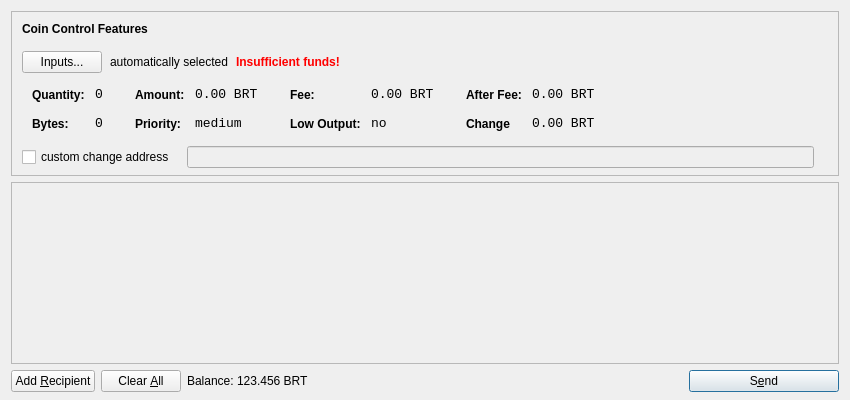
<?xml version="1.0" encoding="UTF-8"?>
<ui version="4.0">
 <class>SendCoinsDialog</class>
 <widget class="QDialog" name="SendCoinsDialog">
  <property name="geometry">
   <rect>
    <x>0</x>
    <y>0</y>
    <width>850</width>
    <height>400</height>
   </rect>
  </property>
  <property name="windowTitle">
   <string>Send Coins</string>
  </property>
  <layout class="QVBoxLayout" name="verticalLayout" stretch="0,1,0">
   <property name="bottomMargin">
    <number>8</number>
   </property>
   <item>
    <widget class="QFrame" name="frameCoinControl">
     <property name="sizePolicy">
      <sizepolicy hsizetype="Expanding" vsizetype="Expanding">
       <horstretch>0</horstretch>
       <verstretch>0</verstretch>
      </sizepolicy>
     </property>
     <property name="maximumSize">
      <size>
       <width>16777215</width>
       <height>16777215</height>
      </size>
     </property>
     <property name="frameShape">
      <enum>QFrame::StyledPanel</enum>
     </property>
     <property name="frameShadow">
      <enum>QFrame::Sunken</enum>
     </property>
     <layout class="QVBoxLayout" name="verticalLayoutCoinControl2">
      <property name="spacing">
       <number>-1</number>
      </property>
      <property name="leftMargin">
       <number>0</number>
      </property>
      <property name="topMargin">
       <number>0</number>
      </property>
      <property name="rightMargin">
       <number>0</number>
      </property>
      <property name="bottomMargin">
       <number>6</number>
      </property>
      <item>
       <layout class="QVBoxLayout" name="verticalLayoutCoinControl" stretch="0,0,0,0,1">
        <property name="spacing">
         <number>0</number>
        </property>
        <property name="leftMargin">
         <number>10</number>
        </property>
        <property name="topMargin">
         <number>10</number>
        </property>
        <item>
         <layout class="QHBoxLayout" name="horizontalLayoutCoinControl1">
          <property name="bottomMargin">
           <number>15</number>
          </property>
          <item>
           <widget class="QLabel" name="labelCoinControlFeatures">
            <property name="sizePolicy">
             <sizepolicy hsizetype="Preferred" vsizetype="Maximum">
              <horstretch>0</horstretch>
              <verstretch>0</verstretch>
             </sizepolicy>
            </property>
            <property name="font">
             <font>
              <weight>75</weight>
              <bold>true</bold>
             </font>
            </property>
            <property name="styleSheet">
             <string notr="true">font-weight:bold;</string>
            </property>
            <property name="text">
             <string>Coin Control Features</string>
            </property>
           </widget>
          </item>
         </layout>
        </item>
        <item>
         <layout class="QHBoxLayout" name="horizontalLayoutCoinControl2" stretch="0,0,0,0">
          <property name="spacing">
           <number>8</number>
          </property>
          <property name="bottomMargin">
           <number>10</number>
          </property>
          <item>
           <widget class="QPushButton" name="pushButtonCoinControl">
            <property name="styleSheet">
             <string notr="true"/>
            </property>
            <property name="text">
             <string>Inputs...</string>
            </property>
           </widget>
          </item>
          <item>
           <widget class="QLabel" name="labelCoinControlAutomaticallySelected">
            <property name="text">
             <string>automatically selected</string>
            </property>
            <property name="margin">
             <number>5</number>
            </property>
           </widget>
          </item>
          <item>
           <widget class="QLabel" name="labelCoinControlInsuffFunds">
            <property name="font">
             <font>
              <weight>75</weight>
              <bold>true</bold>
             </font>
            </property>
            <property name="styleSheet">
             <string notr="true">color:red;font-weight:bold;</string>
            </property>
            <property name="text">
             <string>Insufficient funds!</string>
            </property>
            <property name="margin">
             <number>5</number>
            </property>
           </widget>
          </item>
          <item>
           <spacer name="horizontalSpacerCoinControl">
            <property name="orientation">
             <enum>Qt::Horizontal</enum>
            </property>
            <property name="sizeHint" stdset="0">
             <size>
              <width>40</width>
              <height>1</height>
             </size>
            </property>
           </spacer>
          </item>
         </layout>
        </item>
        <item>
         <widget class="QWidget" name="widgetCoinControl" native="true">
          <property name="sizePolicy">
           <sizepolicy hsizetype="Preferred" vsizetype="Preferred">
            <horstretch>0</horstretch>
            <verstretch>0</verstretch>
           </sizepolicy>
          </property>
          <property name="minimumSize">
           <size>
            <width>0</width>
            <height>0</height>
           </size>
          </property>
          <property name="styleSheet">
           <string notr="true"/>
          </property>
          <layout class="QHBoxLayout" name="horizontalLayoutCoinControl5">
           <property name="margin">
            <number>0</number>
           </property>
           <item>
            <layout class="QHBoxLayout" name="horizontalLayoutCoinControl3" stretch="0,0,0,1">
             <property name="spacing">
              <number>20</number>
             </property>
             <property name="topMargin">
              <number>0</number>
             </property>
             <property name="bottomMargin">
              <number>10</number>
             </property>
             <item>
              <layout class="QFormLayout" name="formLayoutCoinControl1">
               <property name="horizontalSpacing">
                <number>10</number>
               </property>
               <property name="verticalSpacing">
                <number>14</number>
               </property>
               <property name="leftMargin">
                <number>10</number>
               </property>
               <property name="topMargin">
                <number>4</number>
               </property>
               <property name="rightMargin">
                <number>6</number>
               </property>
               <item row="0" column="0">
                <widget class="QLabel" name="labelCoinControlQuantityText">
                 <property name="styleSheet">
                  <string notr="true">font-weight:bold;</string>
                 </property>
                 <property name="text">
                  <string>Quantity:</string>
                 </property>
                 <property name="margin">
                  <number>0</number>
                 </property>
                </widget>
               </item>
               <item row="0" column="1">
                <widget class="QLabel" name="labelCoinControlQuantity">
                 <property name="font">
                  <font>
                   <family>Monospace</family>
                   <pointsize>10</pointsize>
                  </font>
                 </property>
                 <property name="cursor">
                  <cursorShape>IBeamCursor</cursorShape>
                 </property>
                 <property name="contextMenuPolicy">
                  <enum>Qt::ActionsContextMenu</enum>
                 </property>
                 <property name="text">
                  <string>0</string>
                 </property>
                 <property name="margin">
                  <number>0</number>
                 </property>
                 <property name="textInteractionFlags">
                  <set>Qt::LinksAccessibleByMouse|Qt::TextSelectableByKeyboard|Qt::TextSelectableByMouse</set>
                 </property>
                </widget>
               </item>
               <item row="1" column="0">
                <widget class="QLabel" name="labelCoinControlBytesText">
                 <property name="styleSheet">
                  <string notr="true">font-weight:bold;</string>
                 </property>
                 <property name="text">
                  <string>Bytes:</string>
                 </property>
                </widget>
               </item>
               <item row="1" column="1">
                <widget class="QLabel" name="labelCoinControlBytes">
                 <property name="font">
                  <font>
                   <family>Monospace</family>
                   <pointsize>10</pointsize>
                  </font>
                 </property>
                 <property name="cursor">
                  <cursorShape>IBeamCursor</cursorShape>
                 </property>
                 <property name="contextMenuPolicy">
                  <enum>Qt::ActionsContextMenu</enum>
                 </property>
                 <property name="text">
                  <string>0</string>
                 </property>
                 <property name="textInteractionFlags">
                  <set>Qt::LinksAccessibleByMouse|Qt::TextSelectableByKeyboard|Qt::TextSelectableByMouse</set>
                 </property>
                </widget>
               </item>
              </layout>
             </item>
             <item>
              <layout class="QFormLayout" name="formLayoutCoinControl2">
               <property name="horizontalSpacing">
                <number>10</number>
               </property>
               <property name="verticalSpacing">
                <number>14</number>
               </property>
               <property name="leftMargin">
                <number>6</number>
               </property>
               <property name="topMargin">
                <number>4</number>
               </property>
               <property name="rightMargin">
                <number>6</number>
               </property>
               <item row="0" column="0">
                <widget class="QLabel" name="labelCoinControlAmountText">
                 <property name="styleSheet">
                  <string notr="true">font-weight:bold;</string>
                 </property>
                 <property name="text">
                  <string>Amount:</string>
                 </property>
                 <property name="margin">
                  <number>0</number>
                 </property>
                </widget>
               </item>
               <item row="0" column="1">
                <widget class="QLabel" name="labelCoinControlAmount">
                 <property name="font">
                  <font>
                   <family>Monospace</family>
                   <pointsize>10</pointsize>
                  </font>
                 </property>
                 <property name="cursor">
                  <cursorShape>IBeamCursor</cursorShape>
                 </property>
                 <property name="contextMenuPolicy">
                  <enum>Qt::ActionsContextMenu</enum>
                 </property>
                 <property name="text">
                  <string>0.00 BRT</string>
                 </property>
                 <property name="textInteractionFlags">
                  <set>Qt::LinksAccessibleByMouse|Qt::TextSelectableByKeyboard|Qt::TextSelectableByMouse</set>
                 </property>
                </widget>
               </item>
               <item row="1" column="0">
                <widget class="QLabel" name="labelCoinControlPriorityText">
                 <property name="styleSheet">
                  <string notr="true">font-weight:bold;</string>
                 </property>
                 <property name="text">
                  <string>Priority:</string>
                 </property>
                </widget>
               </item>
               <item row="1" column="1">
                <widget class="QLabel" name="labelCoinControlPriority">
                 <property name="font">
                  <font>
                   <family>Monospace</family>
                   <pointsize>10</pointsize>
                  </font>
                 </property>
                 <property name="cursor">
                  <cursorShape>IBeamCursor</cursorShape>
                 </property>
                 <property name="contextMenuPolicy">
                  <enum>Qt::ActionsContextMenu</enum>
                 </property>
                 <property name="text">
                  <string>medium</string>
                 </property>
                 <property name="textInteractionFlags">
                  <set>Qt::LinksAccessibleByMouse|Qt::TextSelectableByKeyboard|Qt::TextSelectableByMouse</set>
                 </property>
                </widget>
               </item>
              </layout>
             </item>
             <item>
              <layout class="QFormLayout" name="formLayoutCoinControl3">
               <property name="horizontalSpacing">
                <number>10</number>
               </property>
               <property name="verticalSpacing">
                <number>14</number>
               </property>
               <property name="leftMargin">
                <number>6</number>
               </property>
               <property name="topMargin">
                <number>4</number>
               </property>
               <property name="rightMargin">
                <number>6</number>
               </property>
               <item row="0" column="0">
                <widget class="QLabel" name="labelCoinControlFeeText">
                 <property name="styleSheet">
                  <string notr="true">font-weight:bold;</string>
                 </property>
                 <property name="text">
                  <string>Fee:</string>
                 </property>
                 <property name="margin">
                  <number>0</number>
                 </property>
                </widget>
               </item>
               <item row="0" column="1">
                <widget class="QLabel" name="labelCoinControlFee">
                 <property name="font">
                  <font>
                   <family>Monospace</family>
                   <pointsize>10</pointsize>
                  </font>
                 </property>
                 <property name="cursor">
                  <cursorShape>IBeamCursor</cursorShape>
                 </property>
                 <property name="contextMenuPolicy">
                  <enum>Qt::ActionsContextMenu</enum>
                 </property>
                 <property name="text">
                  <string>0.00 BRT</string>
                 </property>
                 <property name="textInteractionFlags">
                  <set>Qt::LinksAccessibleByMouse|Qt::TextSelectableByKeyboard|Qt::TextSelectableByMouse</set>
                 </property>
                </widget>
               </item>
               <item row="1" column="0">
                <widget class="QLabel" name="labelCoinControlLowOutputText">
                 <property name="styleSheet">
                  <string notr="true">font-weight:bold;</string>
                 </property>
                 <property name="text">
                  <string>Low Output:</string>
                 </property>
                </widget>
               </item>
               <item row="1" column="1">
                <widget class="QLabel" name="labelCoinControlLowOutput">
                 <property name="font">
                  <font>
                   <family>Monospace</family>
                   <pointsize>10</pointsize>
                  </font>
                 </property>
                 <property name="cursor">
                  <cursorShape>IBeamCursor</cursorShape>
                 </property>
                 <property name="contextMenuPolicy">
                  <enum>Qt::ActionsContextMenu</enum>
                 </property>
                 <property name="text">
                  <string>no</string>
                 </property>
                 <property name="textInteractionFlags">
                  <set>Qt::LinksAccessibleByMouse|Qt::TextSelectableByKeyboard|Qt::TextSelectableByMouse</set>
                 </property>
                </widget>
               </item>
              </layout>
             </item>
             <item>
              <layout class="QFormLayout" name="formLayoutCoinControl4">
               <property name="horizontalSpacing">
                <number>10</number>
               </property>
               <property name="verticalSpacing">
                <number>14</number>
               </property>
               <property name="leftMargin">
                <number>6</number>
               </property>
               <property name="topMargin">
                <number>4</number>
               </property>
               <property name="rightMargin">
                <number>6</number>
               </property>
               <item row="0" column="0">
                <widget class="QLabel" name="labelCoinControlAfterFeeText">
                 <property name="styleSheet">
                  <string notr="true">font-weight:bold;</string>
                 </property>
                 <property name="text">
                  <string>After Fee:</string>
                 </property>
                 <property name="margin">
                  <number>0</number>
                 </property>
                </widget>
               </item>
               <item row="0" column="1">
                <widget class="QLabel" name="labelCoinControlAfterFee">
                 <property name="font">
                  <font>
                   <family>Monospace</family>
                   <pointsize>10</pointsize>
                  </font>
                 </property>
                 <property name="cursor">
                  <cursorShape>IBeamCursor</cursorShape>
                 </property>
                 <property name="contextMenuPolicy">
                  <enum>Qt::ActionsContextMenu</enum>
                 </property>
                 <property name="text">
                  <string>0.00 BRT</string>
                 </property>
                 <property name="textInteractionFlags">
                  <set>Qt::LinksAccessibleByMouse|Qt::TextSelectableByKeyboard|Qt::TextSelectableByMouse</set>
                 </property>
                </widget>
               </item>
               <item row="1" column="0">
                <widget class="QLabel" name="labelCoinControlChangeText">
                 <property name="styleSheet">
                  <string notr="true">font-weight:bold;</string>
                 </property>
                 <property name="text">
                  <string>Change</string>
                 </property>
                </widget>
               </item>
               <item row="1" column="1">
                <widget class="QLabel" name="labelCoinControlChange">
                 <property name="font">
                  <font>
                   <family>Monospace</family>
                   <pointsize>10</pointsize>
                  </font>
                 </property>
                 <property name="cursor">
                  <cursorShape>IBeamCursor</cursorShape>
                 </property>
                 <property name="contextMenuPolicy">
                  <enum>Qt::ActionsContextMenu</enum>
                 </property>
                 <property name="text">
                  <string>0.00 BRT</string>
                 </property>
                 <property name="textInteractionFlags">
                  <set>Qt::LinksAccessibleByMouse|Qt::TextSelectableByKeyboard|Qt::TextSelectableByMouse</set>
                 </property>
                </widget>
               </item>
              </layout>
             </item>
            </layout>
           </item>
          </layout>
         </widget>
        </item>
        <item>
         <layout class="QHBoxLayout" name="horizontalLayoutCoinControl4" stretch="0,0,0">
          <property name="spacing">
           <number>12</number>
          </property>
          <property name="sizeConstraint">
           <enum>QLayout::SetDefaultConstraint</enum>
          </property>
          <property name="topMargin">
           <number>5</number>
          </property>
          <property name="rightMargin">
           <number>5</number>
          </property>
          <item>
           <widget class="QCheckBox" name="checkBoxCoinControlChange">
            <property name="text">
             <string>custom change address</string>
            </property>
           </widget>
          </item>
          <item>
           <widget class="QLineEdit" name="lineEditCoinControlChange">
            <property name="enabled">
             <bool>false</bool>
            </property>
            <property name="sizePolicy">
             <sizepolicy hsizetype="Expanding" vsizetype="Fixed">
              <horstretch>0</horstretch>
              <verstretch>0</verstretch>
             </sizepolicy>
            </property>
           </widget>
          </item>
          <item>
           <widget class="QLabel" name="labelCoinControlChangeLabel">
            <property name="sizePolicy">
             <sizepolicy hsizetype="Preferred" vsizetype="Expanding">
              <horstretch>0</horstretch>
              <verstretch>0</verstretch>
             </sizepolicy>
            </property>
            <property name="minimumSize">
             <size>
              <width>0</width>
              <height>0</height>
             </size>
            </property>
            <property name="text">
             <string/>
            </property>
            <property name="margin">
             <number>3</number>
            </property>
           </widget>
          </item>
         </layout>
        </item>
        <item>
         <spacer name="verticalSpacerCoinControl">
          <property name="orientation">
           <enum>Qt::Vertical</enum>
          </property>
          <property name="sizeHint" stdset="0">
           <size>
            <width>800</width>
            <height>1</height>
           </size>
          </property>
         </spacer>
        </item>
       </layout>
      </item>
     </layout>
    </widget>
   </item>
   <item>
    <widget class="QScrollArea" name="scrollArea">
     <property name="widgetResizable">
      <bool>true</bool>
     </property>
     <widget class="QWidget" name="scrollAreaWidgetContents">
      <property name="geometry">
       <rect>
        <x>0</x>
        <y>0</y>
        <width>830</width>
        <height>165</height>
       </rect>
      </property>
      <layout class="QVBoxLayout" name="verticalLayout_2">
       <property name="margin">
        <number>0</number>
       </property>
       <item>
        <layout class="QVBoxLayout" name="entries">
         <property name="spacing">
          <number>6</number>
         </property>
        </layout>
       </item>
       <item>
        <spacer name="verticalSpacer">
         <property name="orientation">
          <enum>Qt::Vertical</enum>
         </property>
         <property name="sizeHint" stdset="0">
          <size>
           <width>20</width>
           <height>40</height>
          </size>
         </property>
        </spacer>
       </item>
      </layout>
     </widget>
    </widget>
   </item>
   <item>
    <layout class="QHBoxLayout" name="horizontalLayout">
     <item>
      <widget class="QPushButton" name="addButton">
       <property name="toolTip">
        <string>Send to multiple recipients at once</string>
       </property>
       <property name="text">
        <string>Add &amp;Recipient</string>
       </property>
       <property name="icon">
        <iconset resource="../bitcoin.qrc">
         <normaloff>:/icons/add</normaloff>:/icons/add</iconset>
       </property>
       <property name="autoDefault">
        <bool>false</bool>
       </property>
      </widget>
     </item>
     <item>
      <widget class="QPushButton" name="clearButton">
       <property name="sizePolicy">
        <sizepolicy hsizetype="Minimum" vsizetype="Fixed">
         <horstretch>0</horstretch>
         <verstretch>0</verstretch>
        </sizepolicy>
       </property>
       <property name="toolTip">
        <string>Remove all transaction fields</string>
       </property>
       <property name="text">
        <string>Clear &amp;All</string>
       </property>
       <property name="icon">
        <iconset resource="../bitcoin.qrc">
         <normaloff>:/icons/remove</normaloff>:/icons/remove</iconset>
       </property>
       <property name="autoRepeatDelay">
        <number>300</number>
       </property>
       <property name="autoDefault">
        <bool>false</bool>
       </property>
      </widget>
     </item>
     <item>
      <layout class="QHBoxLayout" name="horizontalLayout_2">
       <property name="spacing">
        <number>3</number>
       </property>
       <item>
        <widget class="QLabel" name="label">
         <property name="sizePolicy">
          <sizepolicy hsizetype="Preferred" vsizetype="Fixed">
           <horstretch>0</horstretch>
           <verstretch>0</verstretch>
          </sizepolicy>
         </property>
         <property name="text">
          <string>Balance:</string>
         </property>
        </widget>
       </item>
       <item>
        <widget class="QLabel" name="labelBalance">
         <property name="sizePolicy">
          <sizepolicy hsizetype="Preferred" vsizetype="Fixed">
           <horstretch>0</horstretch>
           <verstretch>0</verstretch>
          </sizepolicy>
         </property>
         <property name="cursor">
          <cursorShape>IBeamCursor</cursorShape>
         </property>
         <property name="text">
          <string>123.456 BRT</string>
         </property>
         <property name="textInteractionFlags">
          <set>Qt::LinksAccessibleByMouse|Qt::TextSelectableByKeyboard|Qt::TextSelectableByMouse</set>
         </property>
        </widget>
       </item>
      </layout>
     </item>
     <item>
      <spacer name="horizontalSpacer">
       <property name="orientation">
        <enum>Qt::Horizontal</enum>
       </property>
       <property name="sizeHint" stdset="0">
        <size>
         <width>40</width>
         <height>20</height>
        </size>
       </property>
      </spacer>
     </item>
     <item>
      <widget class="QPushButton" name="sendButton">
       <property name="minimumSize">
        <size>
         <width>150</width>
         <height>0</height>
        </size>
       </property>
       <property name="toolTip">
        <string>Confirm the send action</string>
       </property>
       <property name="text">
        <string>S&amp;end</string>
       </property>
       <property name="icon">
        <iconset resource="../bitcoin.qrc">
         <normaloff>:/icons/send</normaloff>:/icons/send</iconset>
       </property>
       <property name="default">
        <bool>true</bool>
       </property>
      </widget>
     </item>
    </layout>
   </item>
  </layout>
 </widget>
 <resources>
  <include location="../bitcoin.qrc"/>
 </resources>
 <connections/>
</ui>
